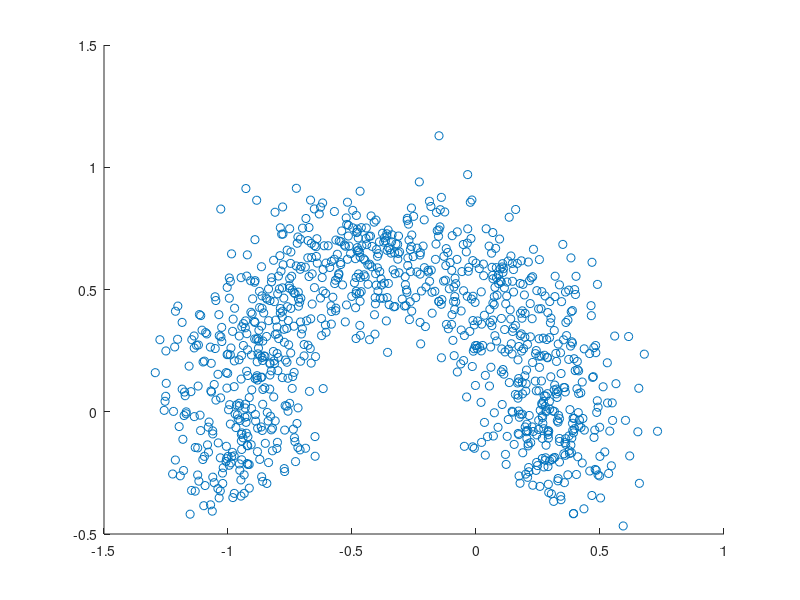

MATLAB code to generate this figure: (Note: this script raises an error after producing the figure.)
%% Synthetic Data Generator
clear; clc;

N = 1000;
sd = 0.15;
r0 = 2/3;

rr_a = r0+ normrnd(0,sd,[N,1]);
rr_b = r0+ normrnd(0,sd,[N,1]);
theta_a = random('unif',-pi/6,pi*7/6,[N,1]);
theta_b = random('unif',-pi*7/6,pi/6,[N,1]);

xx_a = ones(N,1)*[-1/3,0] + (rr_a*ones(1,2)).*[cos(theta_a),sin(theta_a)];
xx_b = ones(N,1)*[1/3,0] + (rr_b*ones(1,2)).*[cos(theta_b),sin(theta_b)];

%% 
figure
Font_size=15;
acolor=[0.5,0,0];
s=scatter(xx_a(:,1),xx_a(:,2));hold on

s.LineWidth = 0.4;
s.MarkerEdgeColor = acolor;
s.MarkerFaceColor = acolor;

acolor=[0,0,0.5];
s=scatter(xx_b(:,1),xx_b(:,2),'*')
s.MarkerEdgeColor = acolor;
s.MarkerFaceColor = acolor;

%%
grid on
axis ([-1.4 1.4 -1.1 1.1])
set(gca,'FontSize',13)
xlabel('X_1','FontSize',Font_size)
ylabel('X_2','FontSize',Font_size)
aux = get(gca,'Children');
% lgd= legend([aux(1)],'Trn','Location','southeast');
% lgd.FontSize = Font_size;
ax= gca;
ax.Position= [0.1 0.1100 0.87 0.85];

aux = get(gca,'Children');
lgd= legend([aux(2),aux(1)],'Class 1','Class 2','Location','NorthEast');
lgd.FontSize = Font_size;
